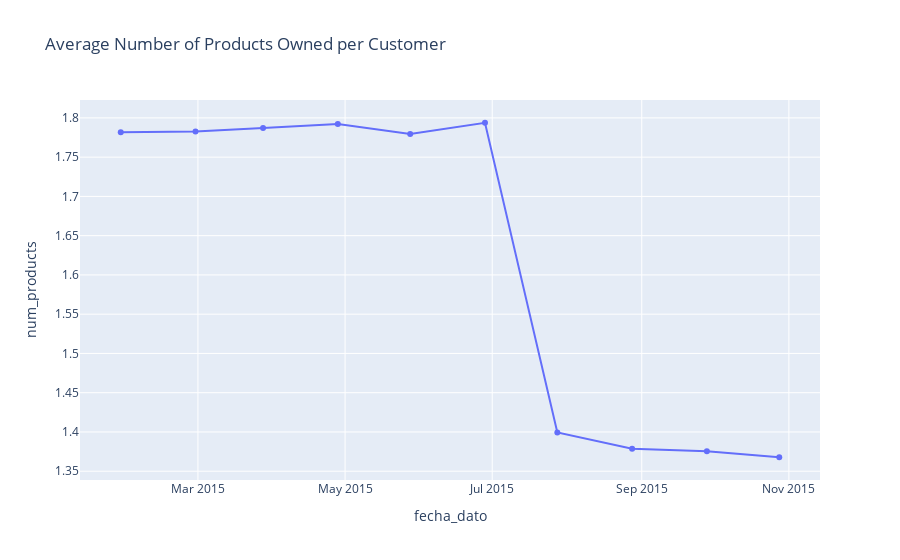

The cell this chart's notebook holds for it:
### Code cell
df['num_products'] = df[product_cols].sum(axis=1)

#Average Products Owned per Customer
avg_prod=df.groupby('fecha_dato')['num_products'].mean().reset_index()
fig = px.line(avg_prod, x='fecha_dato', y='num_products',
              title="Average Number of Products Owned per Customer",markers=True)
fig.show()

### Figure 1 — Plotly figure (JSON) as saved in the notebook; plotly's stock layout.template omitted (floating-point values rounded to 4 significant figures)
{"data": [{"hovertemplate": "fecha_dato=%{x}<br>num_products=%{y}<extra></extra>", "legendgroup": "", "line": {"color": "#636efa", "dash": "solid"}, "marker": {"symbol": "circle"}, "mode": "lines+markers", "name": "", "orientation": "v", "showlegend": false, "type": "scatter", "x": ["2015-01-28T00:00:00.000000000", "2015-02-28T00:00:00.000000000", "2015-03-28T00:00:00.000000000", "2015-04-28T00:00:00.000000000", "2015-05-28T00:00:00.000000000", "2015-06-28T00:00:00.000000000", "2015-07-28T00:00:00.000000000", "2015-08-28T00:00:00.000000000", "2015-09-28T00:00:00.000000000", "2015-10-28T00:00:00.000000000"], "xaxis": "x", "y": [1.782, 1.783, 1.787, 1.792, 1.78, 1.794, 1.399, 1.379, 1.376, 1.368], "yaxis": "y"}], "layout": {"legend": {"tracegroupgap": 0}, "title": {"text": "Average Number of Products Owned per Customer"}, "xaxis": {"anchor": "y", "domain": [0, 1], "title": {"text": "fecha_dato"}}, "yaxis": {"anchor": "x", "domain": [0, 1], "title": {"text": "num_products"}}}}
